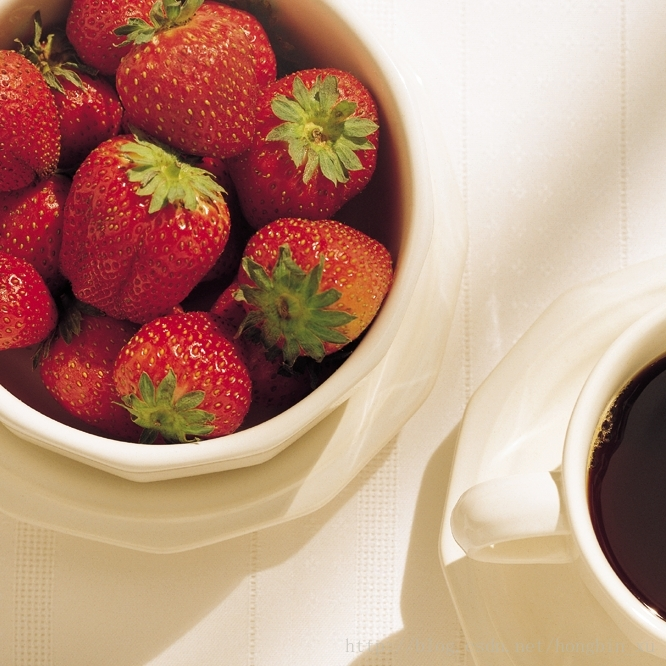
%> input picture BSCOMPUTER ENGINEERING/4th YEAR OF COMPUTER ENGINEERING/7th SEMESTER/DIGITAL IMAGE PROCESSING/LECTURE CODES OF DIGITAL IMAGE PROCESSING/LECTURE#10CODES/fruit.jpg, 666 x 666 px
$ octave rgbProcessing.m   (GNU Octave 9; MATLAB toolbox functions it lacks are replaced by stand-ins)
%> lines starting %> are read from the running program, lines starting %| are printed output that depends on the picture
close all;
clear all;
clc;
% read rgb image
I = imread('fruit.jpg');
%> I is the input picture: size 666x666x3 uint8; mean R, G, B 186.2, 145.9, 126.4
imshow(I);
R = I(:,:,1);
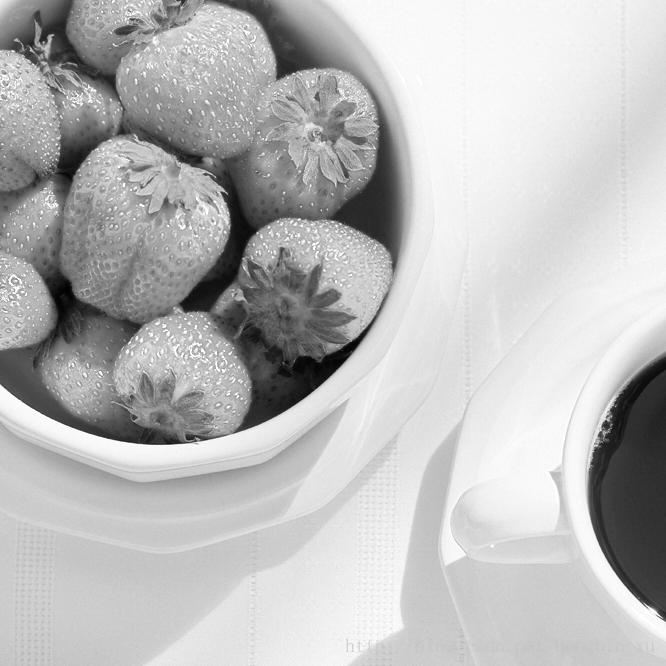
%> R: size 666x666 uint8; min 2, max 255, mean 186.2
G = I(:,:,2);
B = I(:,:,3);
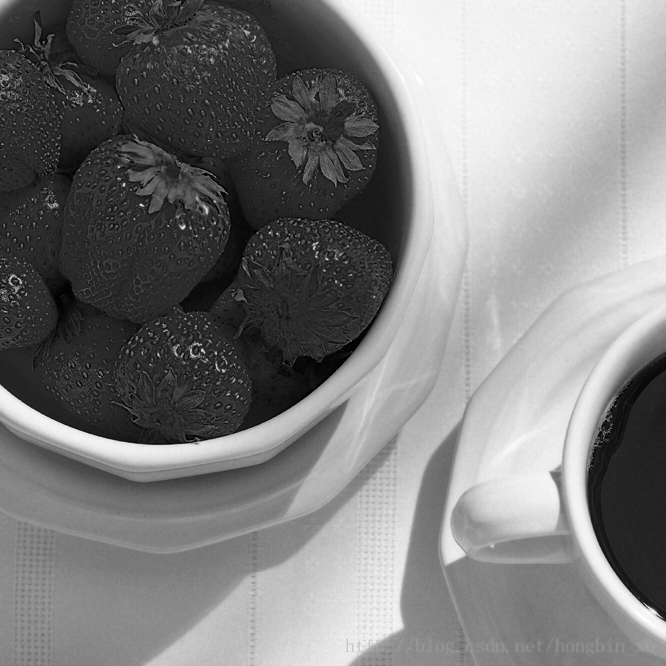
%> B: size 666x666 uint8; min 0, max 255, mean 126.4
figure;
imshow([R G B]);
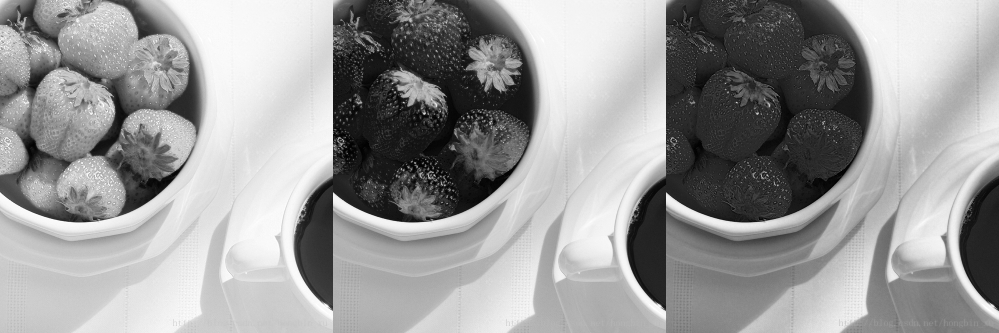
%> displayed picture: size 666x1998, on the screen's scale of 0 to 255 (shown at 1/2 size); min 0, max 255, mean 152.8
% increase intensity
k = 1.75;
R = k*R;
G = k*G;
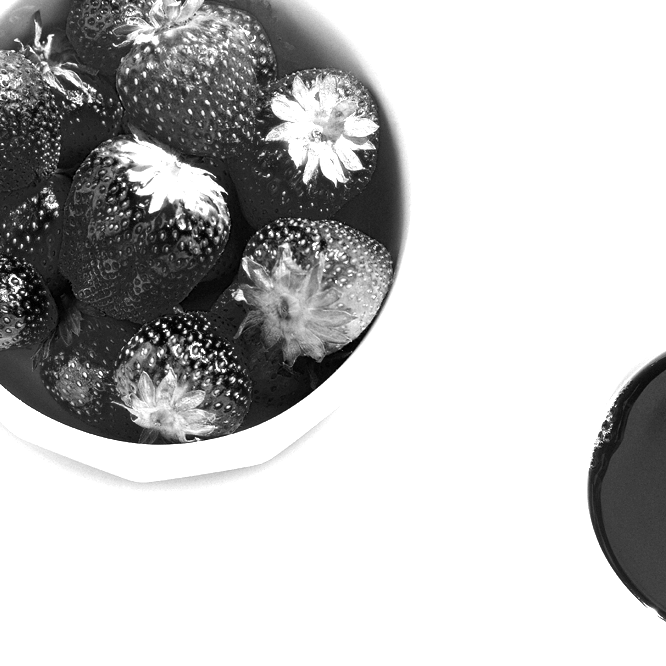
%> G: size 666x666 uint8; min 0, max 255, mean 191
B = k*B;
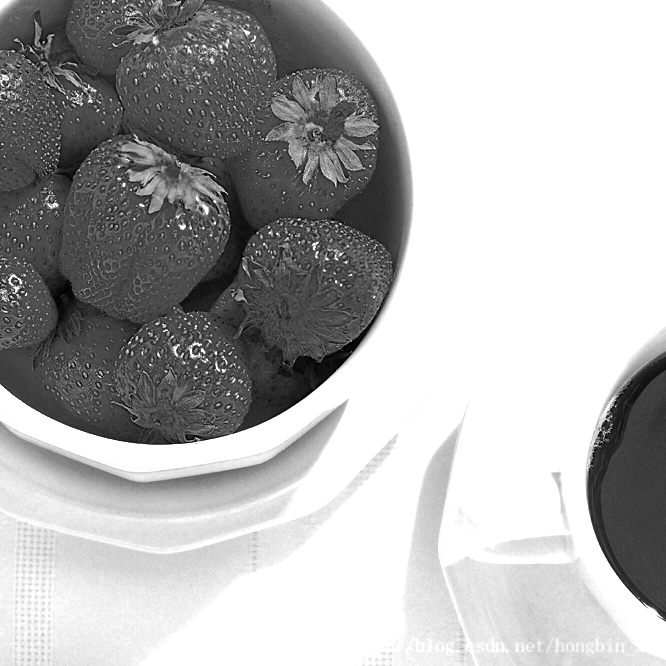
%> B: size 666x666 uint8; min 0, max 255, mean 178.3
figure;
imshow([R G B]);
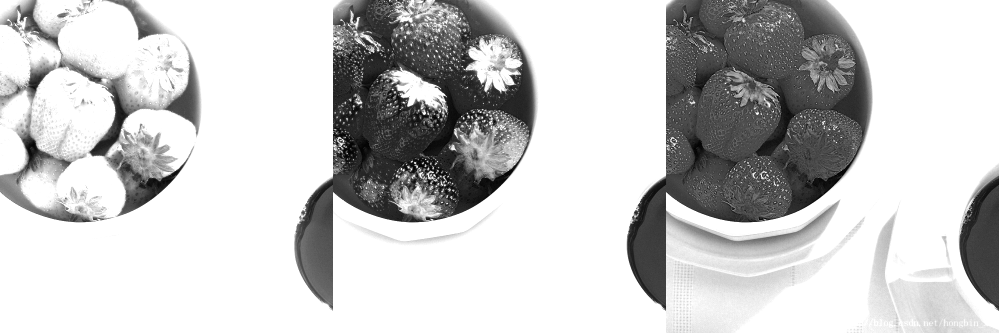
%> displayed picture: size 666x1998, on the screen's scale of 0 to 255 (shown at 1/2 size); min 0, max 255, mean 200.7
% combine the R,G and B
I = cat(3, R, G, B);
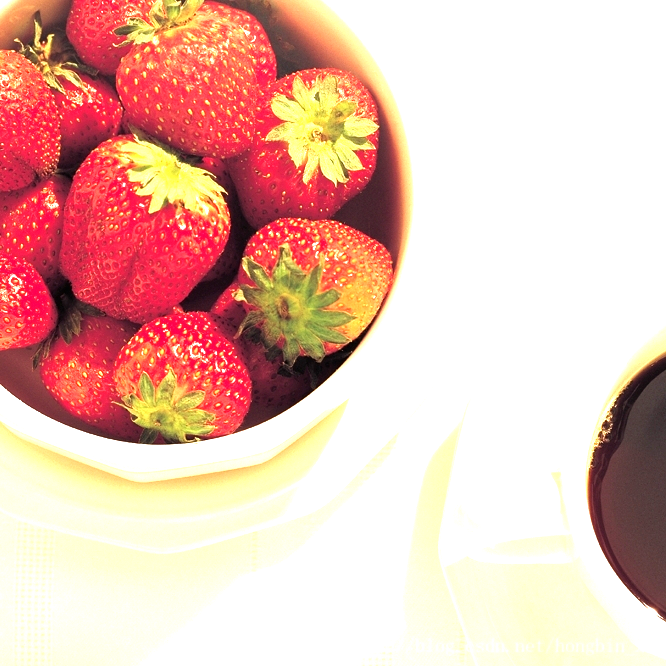
%> I: size 666x666x3 uint8; mean R, G, B 232.7, 191, 178.3
figure;
imshow(I);

$ run again, with BSCOMPUTER ENGINEERING/4th YEAR OF COMPUTER ENGINEERING/7th SEMESTER/DIGITAL IMAGE PROCESSING/LECTURE CODES OF DIGITAL IMAGE PROCESSING/LECTURE#10CODES/color_ring.jpg copied over BSCOMPUTER ENGINEERING/4th YEAR OF COMPUTER ENGINEERING/7th SEMESTER/DIGITAL IMAGE PROCESSING/LECTURE CODES OF DIGITAL IMAGE PROCESSING/LECTURE#10CODES/fruit.jpg
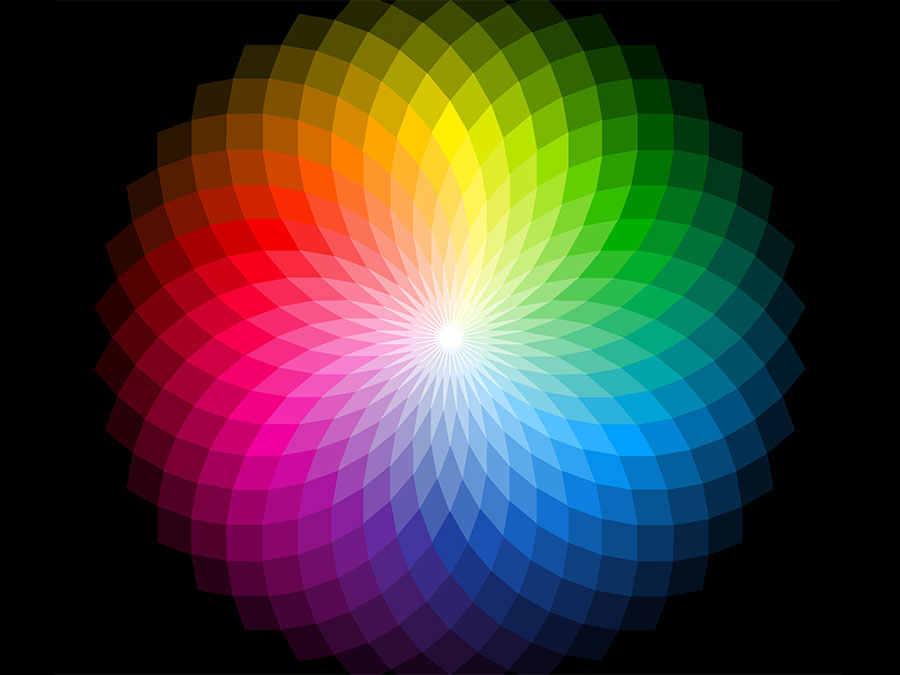
%> input picture BSCOMPUTER ENGINEERING/4th YEAR OF COMPUTER ENGINEERING/7th SEMESTER/DIGITAL IMAGE PROCESSING/LECTURE CODES OF DIGITAL IMAGE PROCESSING/LECTURE#10CODES/color_ring.jpg, 900 x 675 px
%> I is the input picture: size 675x900x3 uint8; mean R, G, B 66.8, 58.5, 54.1
%> `imshow([R G B]);`:
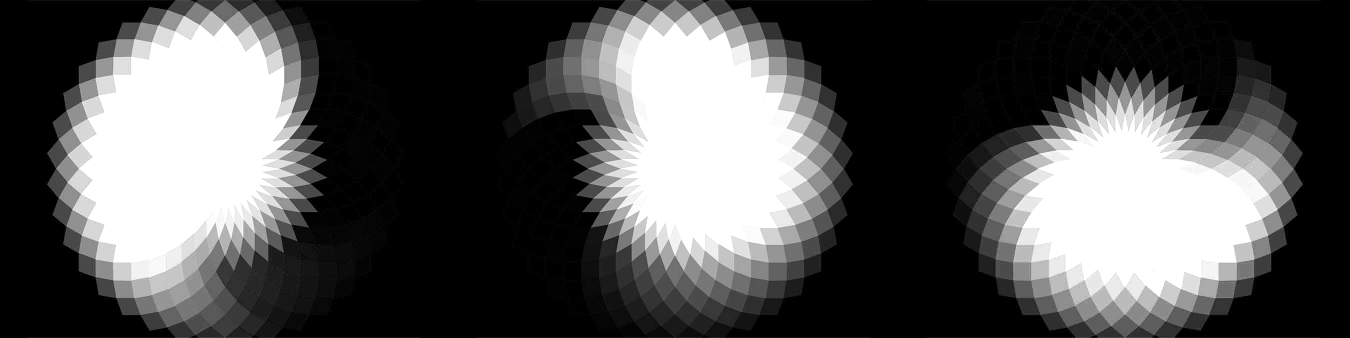
%> displayed picture: size 675x2700, on the screen's scale of 0 to 255 (shown at 1/2 size); min 0, max 255, mean 85.6
%> `I = cat(3, R, G, B);`:
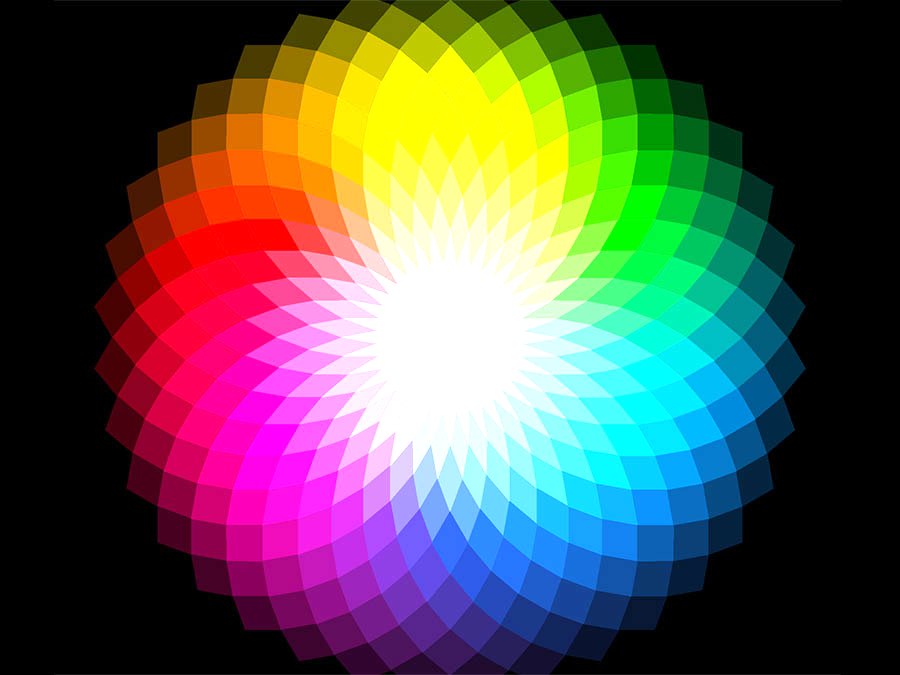
%> I: size 675x900x3 uint8; mean R, G, B 90.4, 86.5, 79.9
